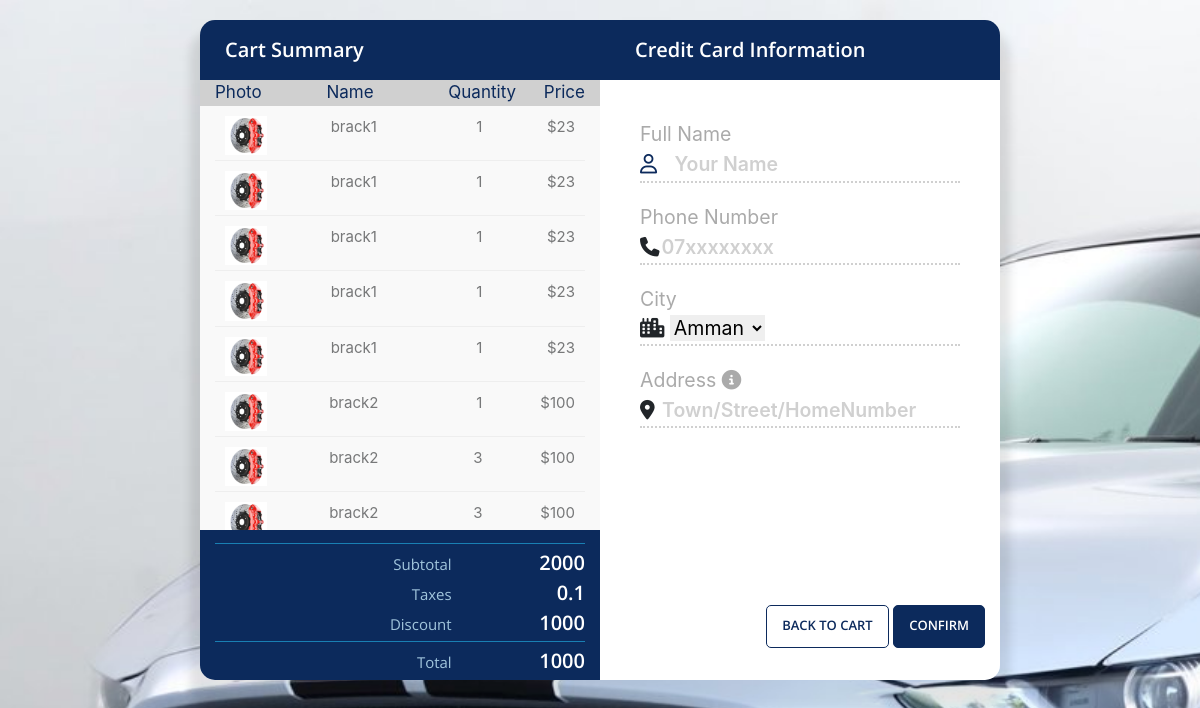
/uren-car-accessories-shop-html-template-website/uren/checkoutNew.php, run on the app's committed database.
### tables this page shows
CREATE TABLE `product` (
  `id` int(11) NOT NULL,
  `product_name` varchar(255) DEFAULT NULL,
  `product_price` double DEFAULT NULL,
  `product_brife` varchar(255) DEFAULT NULL,
  `product_des` varchar(255) DEFAULT NULL,
  `category_id` int(11) NOT NULL,
  `quantity_product` int(11) NOT NULL,
  `product_img1` varchar(255) NOT NULL,
  `product_img2` varchar(255) NOT NULL,
  `product_img3` varchar(255) NOT NULL,
  `product_img4` varchar(255) NOT NULL,
  `id_brand` int(100) NOT NULL
);

CREATE TABLE `cart` (
  `id` int(11) NOT NULL,
  `product_id` int(11) NOT NULL,
  `user_id` int(11) NOT NULL,
  `quantity_cart` int(11) NOT NULL
);

### uren-car-accessories-shop-html-template-website/uren/db/conn.php (called while the page is built, shortened)
<?php
$serverName = 'localhost';
$usernName = 'root';
$password = '';
$dbName = 'ecommerce';
$conn = new mysqli($serverName, $usernName, $password, $dbName);
class crud{
    private $db;
    function __construct($conn)
    {
        $this->db = $conn;
    }
    public function getCart($userId) {
        $sql = "SELECT * FROM cart WHERE user_id = $userId";
        $result = $this->db->query($sql);
        return $result;
    }
    public function getSingleProduct($id){
        $sql = "SELECT * FROM product WHERE id=$id";
        $result = $this->db->query($sql);
        return $result;
    }
}
$crudObj = new crud($conn);
?>

### uren-car-accessories-shop-html-template-website/uren/checkoutNew.php (the view, shortened to what this page needs)
<?php
require_once "./db/conn.php";
?>
<!DOCTYPE html>
<html lang="en">
<head>
    <link rel="stylesheet" href="./assets/css/checkout.css">
    <link rel="stylesheet" href="https://maxcdn.bootstrapcdn.com/bootstrap/4.0.0-beta.2/css/bootstrap.min.css">
    <link rel="stylesheet" href="https://maxcdn.bootstrapcdn.com/font-awesome/4.7.0/css/font-awesome.min.css">
    <link rel="stylesheet" href="https://cdnjs.cloudflare.com/ajax/libs/bootstrap-datepicker/1.7.1/css/bootstrap-datepicker.min.css">
</head>
<body>
    <div class="container-fluid background">
        <div class="row padding-top-20">
            <div class="col-12 col-sm-12 col-md-10 col-lg-10 col-xl-8 offset-md-1 offset-lg-1 offset-xl-2 padding-horizontal-40">
                <div class="row">
                    <div class="col-12 main-wrapper">
                        <div class="row">
                            <div class="col-12 col-sm-12 col-md-6 col-lg-6 col-xl-6">
                                <div id="template" class="row panel-wrapper">
                                    <div class="col-12 panel-header basket-header">
                                        <div class="row">
                                            <div class="col-12 basket-title">
                                                <span class="emphasized">Cart Summary</span>
                                            </div>
                                        </div>
                                    </div>
                                    <div class="col-12 panel-body basket-body">
                                        <div style="text-align:center; position:sticky; top:0; z-index: 9999; background-color:#D0D0D0; font-size:17px; color:rgb(12,42,92);" class="row column-titles padding-top-10">
                                            <div class="col-2 align-center"><span>Photo</span></div>
                                            <div class="col-5 align-center"><span>Name</span></div>
                                            <div class="col-2 align-center"><span>Quantity</span></div>
                                            <div class="col-3 align-right"><span>Price</span></div>
                                        </div>
                                    <?php
                                    $cart= $crudObj->getCart($_SESSION['userID']);
                                    if ($_SESSION['islogin'] == 'yes') {
                                    while($carts = $cart->fetch_assoc()) {
                                    $product= $crudObj->getSingleProduct($carts['product_id']);
                                    while($products = $product->fetch_assoc()) {
                                    ?>
                                        <div style="text-align:center;" class="row product">
                                            <div class="col-2 product-image"><img src="../photo/<?php echo $products['product_img1']?>"></div>
                                            <div class="col-5"><?php echo $products['product_name']?></div>
                                            <div class="col-2 align-right">
                                                <?php echo $carts['quantity_cart']; ?>
                                            </div>
                                            <div class="col-3 align-right">$<?php echo $products['product_price']?></div>
                                        </div>
                                    <?php
                                    }
                                    }
                                    }else if ($_SESSION['islogin'] == 'no'){
                                    }
                                    ?>
                                    </div>
                                    <div class="col-12 panel-footer basket-footer">
                                        <hr>
                                        <div class="row">
                                            <div class="col-8 align-right description"><div class="dive">Subtotal</div></div>
                                            <div class="col-4 align-right"><span class="emphasized"><?php echo $_SESSION['subtotal']; ?></span></div>
                                            <div class="col-8 align-right description"><div class="dive">Taxes</div></div>
                                            <div class="col-4 align-right"><span class="emphasized"><?php echo $_SESSION['tax']; ?></span></div>
                                            <div class="col-8 align-right description"><div class="dive">Discount</div></div>
                                            <div class="col-4 align-right"><span class="emphasized"><?php echo $_SESSION['total']; ?></span></div>
                                        </div>
                                        <hr>
                                        <div class="row">
                                            <div class="col-8 align-right description"><div class="dive">Total</div></div>
                                            <div class="col-4 align-right"><span class="very emphasized"><?php echo $_SESSION['total'];?></span></div>
                                        </div>
                                    </div>
                                </div>
                            </div>
                            <div  class="col-12 col-sm-12 col-md-6 col-lg-6 col-xl-6">
                                <div  class="row panel-wrapper">
                                    <div class="col-12 panel-header creditcard-header">
                                        <div class="row">
                                            <div class="col-12 creditcard-title">
                                                <span class="emphasized">Credit Card Information</span>
                                            </div>
                                        </div>
                                    </div>
                                    <div class="col-12 panel-body creditcard-body">
                                        <form action="" method="post" target="_self">
                                            <fieldset>
                                                <label for="card-name">Full Name</label><br>
                                                <i class="fa fa-user-o" aria-hidden="true"></i>
                                                <input type='text' id='card-name' name='username' placeholder='Your Name' title='Name on the Card' required>
                                            </fieldset>
                                            <fieldset>
                                                <label for="card-number">Phone Number</label><br>
                                                <i class="fa-solid fa-phone" aria-hidden="true"></i><input type='text' id='card-number' name='phoneNumber' placeholder='07xxxxxxxx' title='Card Number' required>
                                            </fieldset>
                                            <fieldset>
                                                <label for="card-expiration">City</label><br>
                                                <i class="fa-solid fa-city" aria-hidden="true"></i>
                                                <select name="city" id="city">
                                                    <option value="Amman">Amman</option>
                                                </select>
                                            </fieldset>
                                            <fieldset>
                                                <label for="card-ccv">Address</label>&nbsp;<i class="fa fa-info-circle" aria-hidden="true" data-toggle="tooltip" data-placement="right" title="Town/Street/HomeNumber"></i><br>
                                                <i class="fa-solid fa-location-dot" aria-hidden="true"></i>
                                                <input type='text' id='card-ccv' name='address' placeholder='Town/Street/HomeNumber' title='' required>
                                            </fieldset>
                                    </div>
                                    <div  class="col-12 panel-footer creditcard-footer">
                                        <div class="row">
                                            <div class="col-12 align-right"><button class="cancel">Back To Cart</button>&nbsp;<button name="confirm" class="confirm">Confirm</button></div>
                                        </div>
                                    </div>
                                </div>
                            </div>
                        </div>
                    </div>
                </div>
            </div>
        </div>
    </div>
</body>
</html>

### uren-car-accessories-shop-html-template-website/uren/assets/css/checkout.css (style rules this page uses)
html, body { height: 100%; color: black; font-family: 'Open Sans', sans-serif; font-weight: 400; }
body { font-size: 20px; }
body { background-size: cover; background-image: url(./car10.jpg); }
.main-wrapper { border-radius: 15px 15px 15px 15px; -moz-border-radius: 15px 15px 15px 15px; -webkit-border-radius: 15px 15px 15px 15px; border: none; -webkit-box-shadow: 0px 20px 10px 10px rgba(0,0,0,0.1); -moz-box-shadow: 0px 20px 10px 10px rgba(0,0,0,0.1); box-shadow: 0px 20px 10px 10px rgba(0,0,0,0.1); }
.basket-header { border-radius: 15px 0 0 0; -moz-border-radius: 15px 0 0 0; -webkit-border-radius: 15px 0 0 0; padding-left: 25px !important; }
.creditcard-header { border-radius: 0 15px 0 0; -moz-border-radius: 0 15px 0 0; -webkit-border-radius: 0 15px 0 0; padding-left: 35px !important; }
.panel-header { background: #0C2A5C; height: 60px; padding: 15px 20px 0 20px; }
.panel-wrapper .basket-body { overflow-x: hidden; overflow-y: auto; }
.panel-wrapper .creditcard-body { padding: 20px 40px 0 40px; }
.panel-wrapper .panel-body { font-weight: 400; font-size: 15px; outline: none !important; min-height: 450px; max-height: 450px; }
.basket-body { background: #F9F9F9; }
.creditcard-body { background: white; }
.basket-body .row.product { margin: 5px 0 5px 0; padding: 5px 0 5px 0; border-bottom: solid 1px #eeeeee; }
.basket-body .row.product div { color: #777879; padding: 0 10px 0 10px; }
.product-image img { -o-object-fit: contain; object-fit: contain; width: 100%; min-width: 100%; max-width: 100%; max-height: 80px; }
.padding-top-20 { padding-top: 20px !important; }
.padding-horizontal-40 { padding: 0 40px 0 40px; }
.align-right { text-align: right; }
.align-center { text-align: center; }
.emphasized { font-family: 'Open Sans', sans-serif; font-weight: 600; font-size: 20px; color: white; }
.description { font-family: 'Open Sans', sans-serif; font-weight: 400; font-size:15px; color: #A2C6DD; }
.panel-footer { padding-top: 10px; height: 150px; }
.basket-footer { background: #0C2A5C; border-radius: 0 0 0 15px; -moz-border-radius: 0 0 0 15px; -webkit-border-radius: 0 0 0 15px; }
.creditcard-footer { background: white; border-radius: 0 0 15px 0; -moz-border-radius: 0 0 15px 0; -webkit-border-radius: 0 0 15px 0; padding: 75px 30px 0 30px; }
.panel-footer hr { margin: 3px 0 3px 0; display: block; height: 1px; border: 0; border-top: 1px solid #197fb3; padding: 0; }
.panel-footer button { border: solid 1px #0C2A5C; background: #0C2A5C; font-family: 'Open Sans', sans-serif; font-weight: 600; color: white; font-size: 13px; text-transform: uppercase; padding: 10px 15px 11px 15px; border-radius: 5px; -moz-border-radius: 5px; -webkit-border-radius: 5px; }
button.cancel { background: white; color: #0C2A5C; }
.dive { margin-top: 5px; }
.very { font-size:20px; }
#city { border: none; }
.creditcard-body form { font-size: 1.3em; }
.creditcard-body form i.fa { margin-right: 10px; color: #0C2A5C; }
.creditcard-body form fieldset { border-bottom: dotted 2px #D0D0D0; margin-bottom: 1px; margin-top: 20px; }
.creditcard-body form input { border: none; font-weight: 600; color: #555555; width: 85%; outline: none; }
.creditcard-body form input::placeholder { color: #D0D0D0; }
.creditcard-body form label { color: #aaaaaa; }
label { margin-bottom: 0px !important; }
.fa-info-circle { color: #aaaaaa !important; }

### data on the page
cart: quantity_cart "1"
product: product_img1 (picture), product_name "brack1", product_price "23"
cart: quantity_cart "1"
cart: quantity_cart "1"
cart: quantity_cart "1"
cart: quantity_cart "1"
cart: quantity_cart "1"
product: product_img1 (picture), product_name "brack2", product_price "100"
cart: quantity_cart "3"
cart: quantity_cart "3"

### other printed values
$_SESSION['subtotal'] "2000"
$_SESSION['tax'] "0.1"
$_SESSION['total'] "1000"
